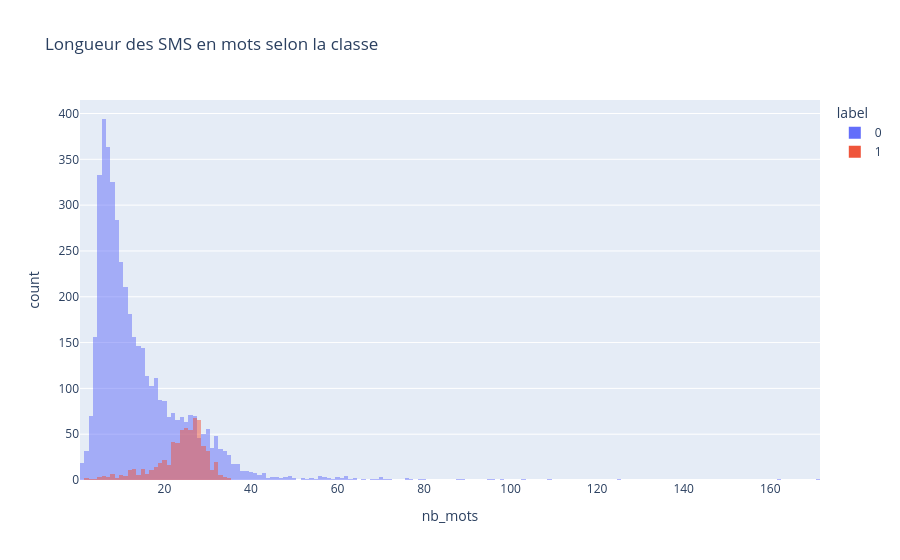

The notebook cell saved with this chart:
### Code cell
px.histogram(
    df_clean,
    x="nb_mots",
    color="label",
    barmode="overlay",
    title="Longueur des SMS en mots selon la classe"
)

### Figure 1 — Plotly figure (JSON) as saved in the notebook; plotly's stock layout.template omitted (floating-point values rounded to 4 significant figures; data arrays with more than 128 entries replaced by an {"elided": "..."} marker saying what was removed)
{"data": [{"bingroup": "x", "hovertemplate": "label=0<br>nb_mots=%{x}<br>count=%{y}<extra></extra>", "legendgroup": "0", "marker": {"color": "#636efa", "opacity": 0.5, "pattern": {"shape": ""}}, "name": "0", "orientation": "v", "showlegend": true, "type": "histogram", "x": {"elided": "4516 int values"}, "xaxis": "x", "yaxis": "y"}, {"bingroup": "x", "hovertemplate": "label=1<br>nb_mots=%{x}<br>count=%{y}<extra></extra>", "legendgroup": "1", "marker": {"color": "#EF553B", "opacity": 0.5, "pattern": {"shape": ""}}, "name": "1", "orientation": "v", "showlegend": true, "type": "histogram", "x": {"elided": "653 int values"}, "xaxis": "x", "yaxis": "y"}], "layout": {"barmode": "overlay", "legend": {"title": {"text": "label"}, "tracegroupgap": 0}, "title": {"text": "Longueur des SMS en mots selon la classe"}, "xaxis": {"anchor": "y", "domain": [0, 1], "title": {"text": "nb_mots"}}, "yaxis": {"anchor": "x", "domain": [0, 1], "title": {"text": "count"}}}}
